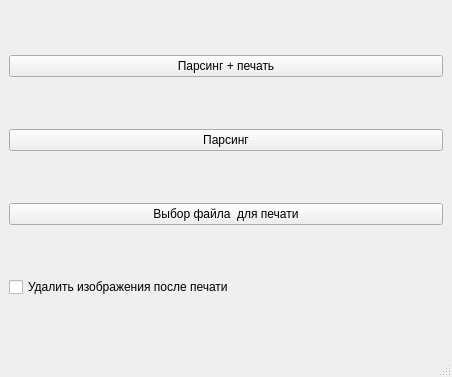
<?xml version="1.0" encoding="UTF-8"?>
<ui version="4.0">
 <class>MainWindow</class>
 <widget class="QMainWindow" name="MainWindow">
  <property name="geometry">
   <rect>
    <x>0</x>
    <y>0</y>
    <width>452</width>
    <height>377</height>
   </rect>
  </property>
  <property name="windowTitle">
   <string>MainWindow</string>
  </property>
  <widget class="QWidget" name="centralwidget">
   <layout class="QVBoxLayout" name="verticalLayout">
    <item>
     <widget class="QPushButton" name="btnBrowse">
      <property name="text">
       <string>Парсинг + печать</string>
      </property>
     </widget>
    </item>
    <item>
     <widget class="QPushButton" name="parsingButton">
      <property name="text">
       <string>Парсинг</string>
      </property>
     </widget>
    </item>
    <item>
     <widget class="QPushButton" name="chooseButton">
      <property name="text">
       <string>Выбор файла  для печати</string>
      </property>
     </widget>
    </item>
    <item>
     <widget class="QCheckBox" name="checkBox">
      <property name="text">
       <string>Удалить изображения после печати</string>
      </property>
     </widget>
    </item>
   </layout>
  </widget>
  <widget class="QMenuBar" name="menubar">
   <property name="geometry">
    <rect>
     <x>0</x>
     <y>0</y>
     <width>452</width>
     <height>26</height>
    </rect>
   </property>
  </widget>
  <widget class="QStatusBar" name="statusbar"/>
 </widget>
 <resources>
  <include location="xres.qrc"/>
 </resources>
 <connections/>
</ui>
